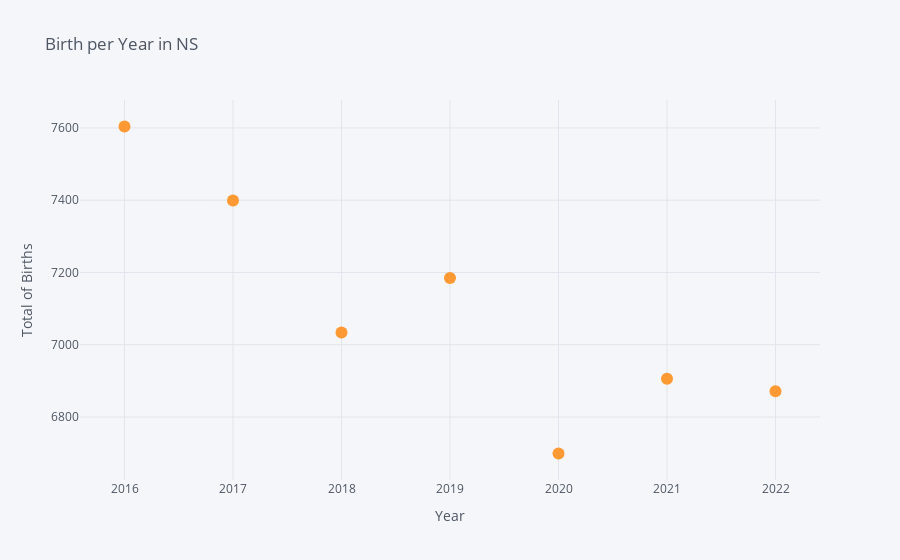

Notebook code cell kept with this figure:
### Markdown cell above
## Births per Year

### Code cell
byYear = df.groupby('YEAR')
byYear_count = byYear.sum('COUNT')
byYear_count.iplot(kind='scatter',xTitle='Year',yTitle='Total of Births', title='Birth per Year in NS',mode='markers')

### Figure 1 — Plotly figure (JSON) as saved in the notebook; plotly's stock layout.template omitted (floating-point values rounded to 4 significant figures)
{"data": [{"line": {"color": "rgba(255, 153, 51, 1.0)", "dash": "solid", "shape": "linear", "width": 1.3}, "marker": {"size": 12, "symbol": "circle"}, "mode": "markers", "name": "COUNT", "text": "", "type": "scatter", "x": [2016, 2017, 2018, 2019, 2020, 2021, 2022], "y": [7604, 7399, 7034, 7185, 6699, 6906, 6871]}], "layout": {"legend": {"bgcolor": "#F5F6F9", "font": {"color": "#4D5663"}}, "paper_bgcolor": "#F5F6F9", "plot_bgcolor": "#F5F6F9", "title": {"font": {"color": "#4D5663"}, "text": "Birth per Year in NS"}, "xaxis": {"gridcolor": "#E1E5ED", "showgrid": true, "tickfont": {"color": "#4D5663"}, "title": {"font": {"color": "#4D5663"}, "text": "Year"}, "zerolinecolor": "#E1E5ED"}, "yaxis": {"gridcolor": "#E1E5ED", "showgrid": true, "tickfont": {"color": "#4D5663"}, "title": {"font": {"color": "#4D5663"}, "text": "Total of Births"}, "zerolinecolor": "#E1E5ED"}}}
